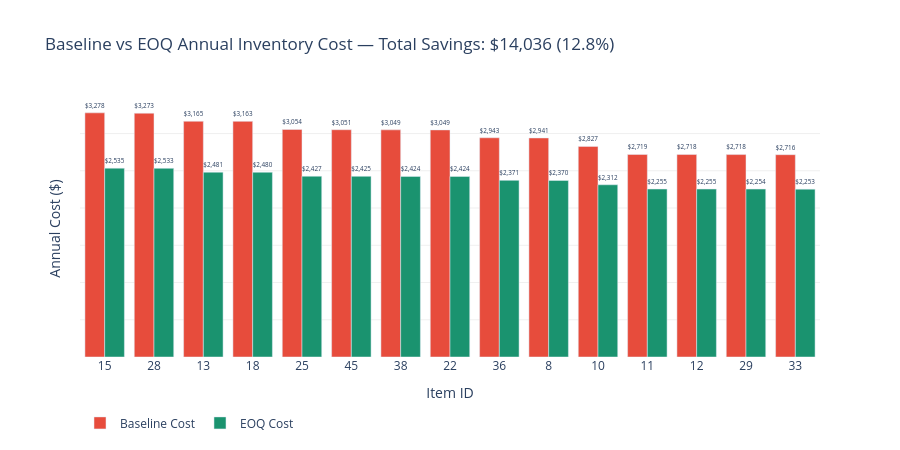

Notebook cell for this chart:
### Code cell
# Cell 12 — EOQ vs Baseline Cost Comparison
top_cost = item_stats.sort_values('baseline_cost', ascending=False).head(15)

fig = go.Figure()
fig.add_trace(go.Bar(
    name='Baseline Cost', x=top_cost['item'].astype(str),
    y=top_cost['baseline_cost'], marker_color='#e74c3c',
    text=top_cost['baseline_cost'].apply(lambda x: f'${x:,.0f}'),
    textposition='outside'))
fig.add_trace(go.Bar(
    name='EOQ Cost', x=top_cost['item'].astype(str),
    y=top_cost['annual_inv_cost'], marker_color='#1a936f',
    text=top_cost['annual_inv_cost'].apply(lambda x: f'${x:,.0f}'),
    textposition='outside'))

fig.update_layout(
    barmode='group',
    title=f'Baseline vs EOQ Annual Inventory Cost — Total Savings: ${total_savings:,.0f} ({savings_pct:.1f}%)',
    xaxis_title='Item ID', yaxis_title='Annual Cost ($)',
    height=450, plot_bgcolor='white', paper_bgcolor='white',
    xaxis=dict(showgrid=False), yaxis=dict(gridcolor='#f0f0f0', showticklabels=False),
    legend=dict(orientation='h', y=-0.2)
)
fig.show()

### Figure 1 — Plotly figure (JSON) as saved in the notebook; plotly's stock layout.template omitted (floating-point values rounded to 4 significant figures)
{"data": [{"marker": {"color": "#e74c3c"}, "name": "Baseline Cost", "text": ["$3,278", "$3,273", "$3,165", "$3,163", "$3,054", "$3,051", "$3,049", "$3,049", "$2,943", "$2,941", "$2,827", "$2,719", "$2,718", "$2,718", "$2,716"], "textposition": "outside", "type": "bar", "x": ["15", "28", "13", "18", "25", "45", "38", "22", "36", "8", "10", "11", "12", "29", "33"], "y": [3278.0, 3273.0, 3165.0, 3163.0, 3054.0, 3051.0, 3049.0, 3049.0, 2943.0, 2941.0, 2827.0, 2719.0, 2718.0, 2718.0, 2716.0]}, {"marker": {"color": "#1a936f"}, "name": "EOQ Cost", "text": ["$2,535", "$2,533", "$2,481", "$2,480", "$2,427", "$2,425", "$2,424", "$2,424", "$2,371", "$2,370", "$2,312", "$2,255", "$2,255", "$2,254", "$2,253"], "textposition": "outside", "type": "bar", "x": ["15", "28", "13", "18", "25", "45", "38", "22", "36", "8", "10", "11", "12", "29", "33"], "y": [2535.0, 2533.0, 2481.0, 2480.0, 2427.0, 2425.0, 2424.0, 2424.0, 2371.0, 2370.0, 2312.0, 2255.0, 2255.0, 2254.0, 2253.0]}], "layout": {"barmode": "group", "height": 450, "legend": {"orientation": "h", "y": -0.2}, "paper_bgcolor": "white", "plot_bgcolor": "white", "title": {"text": "Baseline vs EOQ Annual Inventory Cost — Total Savings: $14,036 (12.8%)"}, "xaxis": {"showgrid": false, "title": {"text": "Item ID"}}, "yaxis": {"gridcolor": "#f0f0f0", "showticklabels": false, "title": {"text": "Annual Cost ($)"}}}}
